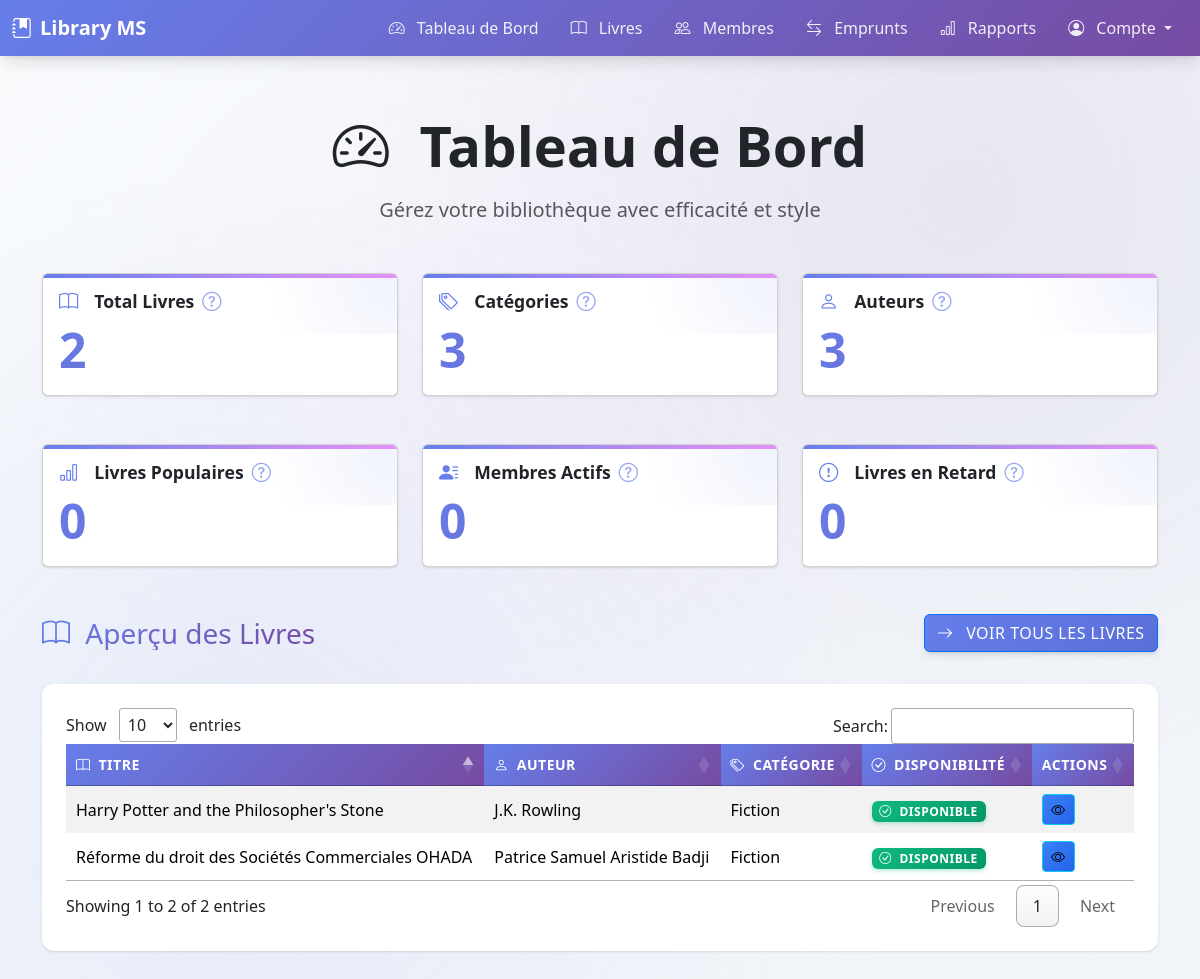
The page / on the database its author committed.
### tables this page shows
CREATE TABLE books (
            book_id INTEGER PRIMARY KEY AUTOINCREMENT,
            title TEXT NOT NULL,
            author_id INTEGER,
            category_id INTEGER,
            isbn TEXT UNIQUE,
            publication_year INTEGER,
            publisher TEXT,
            quantity INTEGER DEFAULT 1,
            available_quantity INTEGER DEFAULT 1,
            FOREIGN KEY (author_id) REFERENCES authors (author_id),
            FOREIGN KEY (category_id) REFERENCES categories (category_id)
        );

CREATE TABLE authors (
            author_id INTEGER PRIMARY KEY AUTOINCREMENT,
            name TEXT NOT NULL,
            biography TEXT
        );

CREATE TABLE categories (
            category_id INTEGER PRIMARY KEY AUTOINCREMENT,
            name TEXT NOT NULL,
            description TEXT
        );

### controllers/dashboard_controller.py (the view)
@dashboard_blueprint.route("/", methods=["GET"])
def dashboard():
    try:
        stats = dashboard_service.get_dashboard_statistics()
        books_data = dashboard_service.get_books_data()
        members_loans_data = dashboard_service.get_members_loans_data()
        return render_template("index.html", **stats, books=books_data, members_loans=members_loans_data)
    except Exception as e:
        return jsonify({"error": str(e)}), 500

### models/author.py (called while the page is built)
    @property
    def name(self):
        return self._get_attribute("name")

    @classmethod
    def all(cls):
        query = f"SELECT * FROM {cls.TABLE_NAME}"
        results = DatabaseConnection.execute_query(query)
        if results:
            conn = DatabaseConnection.get_connection()
            cursor = conn.cursor()
            cursor.execute(f"PRAGMA table_info({cls.TABLE_NAME})")
            columns = [column[1] for column in cursor.fetchall()]
            conn.close()
            return [cls(**dict(zip(columns, result))) for result in results]
        return []

    @classmethod
    def find_by_id(cls, author_id):
        query = f"SELECT * FROM {cls.TABLE_NAME} WHERE {cls.PRIMARY_KEY} = ?"
        result = DatabaseConnection.execute_query(query, (author_id,))
        if result:
            conn = DatabaseConnection.get_connection()
            cursor = conn.cursor()
            cursor.execute(f"PRAGMA table_info({cls.TABLE_NAME})")
            columns = [column[1] for column in cursor.fetchall()]
            conn.close()
            return cls(**dict(zip(columns, result[0])))
        return None

### models/base_model.py (called while the page is built)
    def _get_attribute(self, name):
        return self._attributes.get(name)

    def _set_attribute(self, name, value):
        self._attributes[name] = value

    def __getattr__(self, name):
        if name in self._attributes:
            return self._get_attribute(name)
        raise AttributeError(f"'{self.__class__.__name__}' object has no attribute '{name}'")

    def __setattr__(self, name, value):
        if name == "_attributes":
            super().__setattr__(name, value)
        else:
            self._set_attribute(name, value)

    @classmethod
    def find_by_id(cls, id: int):
        if not cls.TABLE_NAME or not cls.PRIMARY_KEY:
            raise NotImplementedError("TABLE_NAME and PRIMARY_KEY must be defined in subclass")
        query = f"SELECT * FROM {cls.TABLE_NAME} WHERE {cls.PRIMARY_KEY} = ?"
        result = DatabaseConnection.execute_query(query, (id,))
        if result and len(result) > 0:
            conn = DatabaseConnection.get_connection()
            cursor = conn.cursor()
            cursor.execute(f"PRAGMA table_info({cls.TABLE_NAME})")
            columns = [column[1] for column in cursor.fetchall()]
            conn.close()
            record_dict = dict(zip(columns, result[0]))
            return cls(**record_dict)
        return None

### models/book.py (called while the page is built)
    @property
    def book_id(self):
        return self._get_attribute("book_id")

### templates/index.html (shortened to what this page needs)
<!DOCTYPE html>
<html lang="fr">
<head>
    <link rel="stylesheet" href="/static/css/style.css">
    <link href="https://cdn.jsdelivr.net/npm/bootstrap@5.3.2/dist/css/bootstrap.min.css" rel="stylesheet">
    <link rel="stylesheet" href="https://cdn.jsdelivr.net/npm/bootstrap-icons@1.11.3/font/bootstrap-icons.css">
    <link rel="stylesheet" href="https://cdn.datatables.net/1.13.4/css/jquery.dataTables.min.css">
</head>
<body>
    {% include 'includes/navbar.html' %}
    <div class="container">
        <div class="text-center mb-5">
            <h1 class="display-4 fw-bold mb-3">
                <i class="bi bi-speedometer2 me-3"></i>
                Tableau de Bord
            </h1>
            <p class="lead text-muted">Gérez votre bibliothèque avec efficacité et style</p>
        </div>
        <div class="row g-4 mb-5">
            <div class="col-md-4">
                <div class="card stats-card floating-element">
                    <div class="card-body">
                        <h5 class="card-title">
                            <i class="bi bi-book me-2"></i>
                            Total Livres
                            <i class="bi bi-question-circle icon-small" title="Nombre total de livres disponibles dans la bibliothèque."></i>
                        </h5>
                        <p class="card-text display-4">{{ total_books }}</p>
                    </div>
                </div>
            </div>
            <div class="col-md-4">
                <div class="card stats-card floating-element" style="animation-delay: 0.2s;">
                    <div class="card-body">
                        <h5 class="card-title">
                            <i class="bi bi-tags me-2"></i>
                            Catégories
                            <i class="bi bi-question-circle icon-small" title="Nombre total de catégories de livres."></i>
                        </h5>
                        <p class="card-text display-4">{{ total_category }}</p>
                    </div>
                </div>
            </div>
            <div class="col-md-4">
                <div class="card stats-card floating-element" style="animation-delay: 0.4s;">
                    <div class="card-body">
                        <h5 class="card-title">
                            <i class="bi bi-person me-2"></i>
                            Auteurs
                            <i class="bi bi-question-circle icon-small" title="Nombre total d'auteurs enregistrés."></i>
                        </h5>
                        <p class="card-text display-4">{{ total_authors }}</p>
                    </div>
                </div>
            </div>
        </div>
        <div class="row g-4 mb-5">
            <div class="col-md-4">
                <div class="card stats-card floating-element" style="animation-delay: 0.6s;">
                    <div class="card-body">
                        <h5 class="card-title">
                            <i class="bi bi-bar-chart me-2"></i>
                            Livres Populaires
                            <i class="bi bi-question-circle icon-small" title="Nombre total de livres populaires basés sur les emprunts."></i>
                        </h5>
                        <p class="card-text display-4">{{total_popular_books}}</p>
                    </div>
                </div>
            </div>
            <div class="col-md-4">
                <div class="card stats-card floating-element" style="animation-delay: 0.8s;">
                    <div class="card-body">
                        <h5 class="card-title">
                            <i class="bi bi-person-lines-fill me-2"></i>
                            Membres Actifs
                            <i class="bi bi-question-circle icon-small" title="Nombre total de membres ayant emprunté des livres récemment."></i>
                        </h5>
                        <p class="card-text display-4">{{total_active_members}}</p>
                    </div>
                </div>
            </div>
            <div class="col-md-4">
                <div class="card stats-card floating-element" style="animation-delay: 1s;">
                    <div class="card-body">
                        <h5 class="card-title">
                            <i class="bi bi-exclamation-circle me-2"></i>
                            Livres en Retard
                            <i class="bi bi-question-circle icon-small" title="Nombre total de livres dont la date de retour est dépassée."></i>
                        </h5>
                        <p class="card-text display-4">{{total_overdue_books}}</p>
                    </div>
                </div>
            </div>
        </div>
        <div class="d-flex justify-content-between align-items-center mb-4">
            <h3 class="mb-0">
                <i class="bi bi-book me-2"></i>
                Aperçu des Livres
            </h3>
            <a href="/books" class="btn btn-primary">
                <i class="bi bi-arrow-right me-2"></i>
                Voir tous les livres
            </a>
        </div>
        <div class="table-responsive">
            <table id="booksTable" class="table table-striped table-hover align-middle">
                <thead class="table-primary">
                    <tr>
                        <th><i class="bi bi-book me-2"></i>Titre</th>
                        <th><i class="bi bi-person me-2"></i>Auteur</th>
                        <th><i class="bi bi-tags me-2"></i>Catégorie</th>
                        <th><i class="bi bi-check-circle me-2"></i>Disponibilité</th>
                        <th>Actions</th>
                    </tr>
                </thead>
                <tbody>
                    {% for book in books %}
                    <tr data-isbn="{{ book.isbn }}" data-publication-year="{{ book.publication_year }}" data-publisher="{{ book.publisher }}" data-quantity="{{ book.quantity }}" data-available-quantity="{{ book.available_quantity }}">
                        <td>{{ book.title }}</td>
                        <td>{{ book.author }}</td>
                        <td>{{ book.category }}</td>
                        <td>
                            {% if book.available_quantity > 0 %}
                            <span class="badge bg-success">
                                <i class="bi bi-check-circle me-1"></i>
                                Disponible
                            </span>
                            {% else %}
                            <span class="badge bg-danger">
                                <i class="bi bi-x-circle me-1"></i>
                                Emprunté
                            </span>
                            {% endif %}
                        </td>
                        <td>
                            <button class="btn btn-info btn-sm see-detail-book" title="Voir détails">
                                <i class="bi bi-eye"></i>
                            </button>
                        </td>
                    </tr>
                    {% endfor %}
                </tbody>
            </table>
        </div>
    </div>
    <div class="toast-container position-fixed top-0 end-0 p-3">
    </div>
</body>
</html>

### templates/includes/navbar.html (shortened to what this page needs)
<nav class="navbar navbar-expand-lg navbar-dark bg-primary mb-4">
    <div class="container-fluid">
        <a class="navbar-brand d-flex align-items-center" href="/">
            <i class="bi bi-journal-bookmark-fill me-2"></i>
            <span class="fw-bold">Library MS</span>
        </a>
        <div class="collapse navbar-collapse" id="navbarNav">
            <ul class="navbar-nav ms-auto">
                <li class="nav-item">
                    <a class="nav-link" href="/">
                        <i class="bi bi-speedometer2 me-2"></i>
                        Tableau de Bord
                    </a>
                </li>
                <li class="nav-item">
                    <a class="nav-link" href="/books">
                        <i class="bi bi-book me-2"></i>
                        Livres
                    </a>
                </li>
                <li class="nav-item">
                    <a class="nav-link" href="/members">
                        <i class="bi bi-people me-2"></i>
                        Membres
                    </a>
                </li>
                <li class="nav-item">
                    <a class="nav-link" href="/loans">
                        <i class="bi bi-arrow-left-right me-2"></i>
                        Emprunts
                    </a>
                </li>
                <li class="nav-item">
                    <a class="nav-link" href="/reports">
                        <i class="bi bi-bar-chart me-2"></i>
                        Rapports
                    </a>
                </li>
                <li class="nav-item dropdown">
                    <a class="nav-link dropdown-toggle" href="#" role="button" data-bs-toggle="dropdown" aria-expanded="false">
                        <i class="bi bi-person-circle me-2"></i>
                        Compte
                    </a>
                </li>
            </ul>
        </div>
    </div>
</nav>

### rows shown on the page
books: title "Harry Potter and the Philosopher's Stone"
authors: author "J.K. Rowling"
categories: category "Fiction" "Fiction"
books: title "Réforme du droit des Sociétés Commerciales OHADA"
authors: author "Patrice Samuel Aristide Badji"

### other values the page prints
{{ total_books }} "2"
{{ total_category }} "3"
{{ total_authors }} "3"
{{ total_popular_books }} "0"
{{ total_active_members }} "0"
{{ total_overdue_books }} "0"
